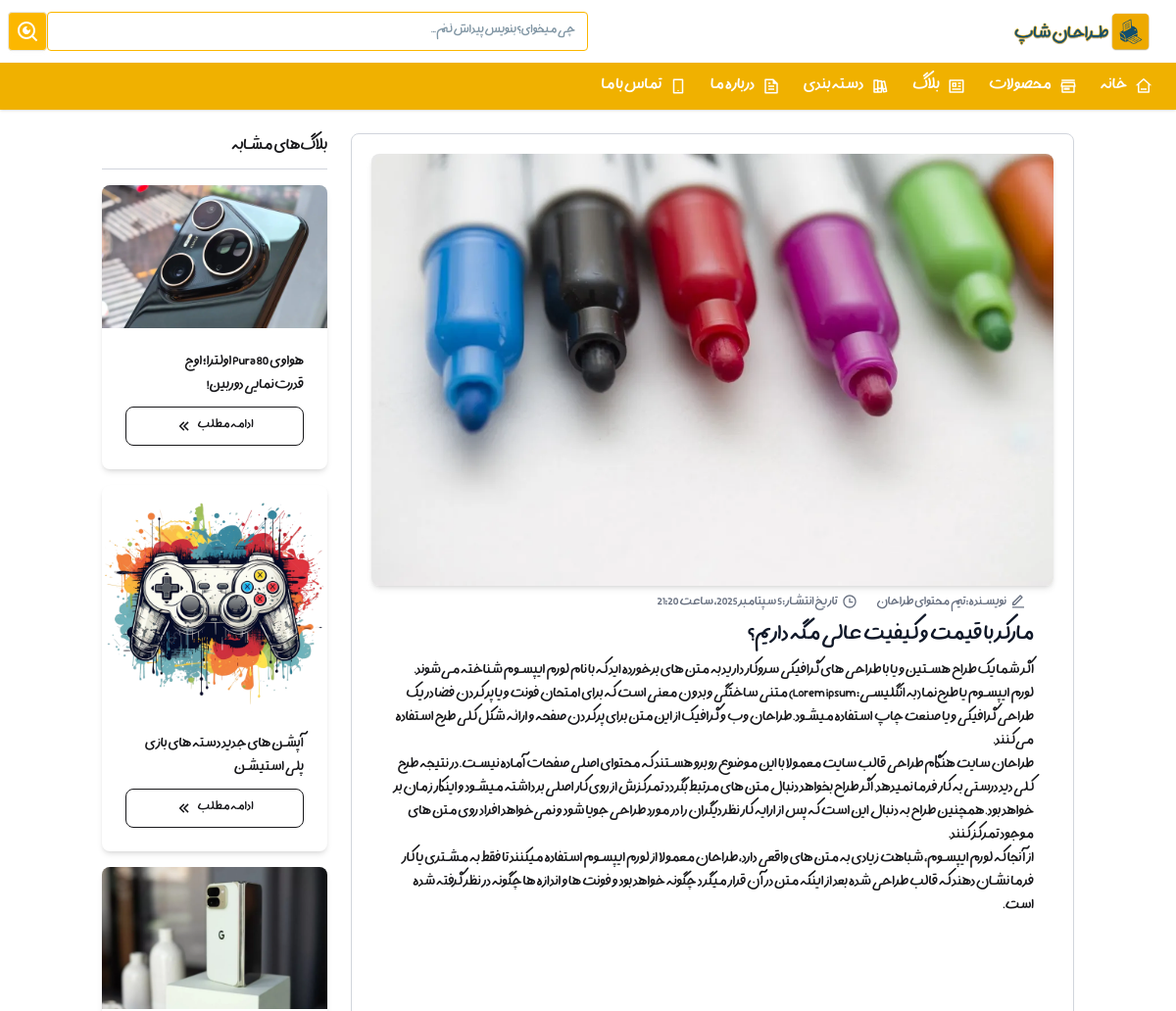
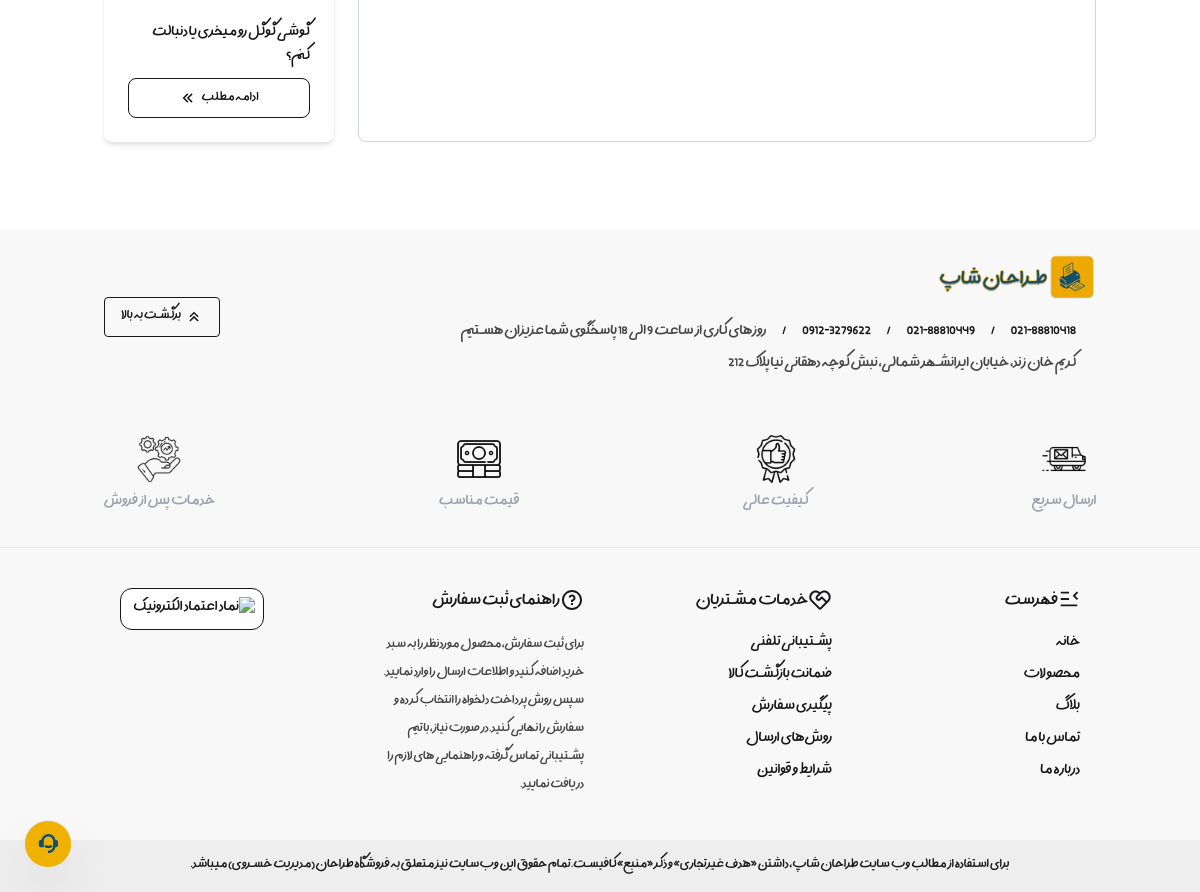
The app's page /blogs/mrr-b-kmt-o-ft-aal1/ with its own data (2 pictures, top to bottom).
### tarahan/models.py (models this page shows, shortened)
class Blog(models.Model):
    title = models.CharField(max_length=200, verbose_name="تیتر")
    slug = models.SlugField(max_length=220, unique=True, blank=True)
    image = models.ImageField(upload_to="blogs/", verbose_name="تصویر")
    content = models.TextField(verbose_name="متن")
    author = models.CharField(
        max_length=100,
        blank=True,
        null=True,
        default="تیم محتوای طراحان",
        verbose_name="نویسنده"
    )
    created_at = models.DateTimeField(auto_now_add=True, verbose_name="تاریخ انتشار")
    class Meta:
        ordering = ['-created_at']
        verbose_name = "بلاگ"
        verbose_name_plural = "بلاگ‌ها"

### tarahan/views.py (the view)
# urls.py: path('blogs/<slug:slug>/', views.blog_detail, name='blog_detail'),
def blog_detail(request, slug):
    blog = get_object_or_404(Blog, slug=slug)
    keywords = blog.title.split()
    related_blogs = Blog.objects.none()
    for word in keywords:
        related_blogs |= Blog.objects.filter(title__icontains=word)
    related_blogs = related_blogs.exclude(id=blog.id).distinct()[:3]
    context = {
        'blog': blog,
        'related_blogs': related_blogs,
    }
    return render(request, 'single-blog.html', context)

### tarahan/context_processors.py (called while the page is built)
def categories_processor(request):
    categories = Category.objects.all()
    return {'categories': categories}

### templates/single-blog.html (shortened to what this page needs)
{% extends "base.html" %}
{% load static %}
	{% load jalali_tags %}
{% block content %}
	<div class="container mx-auto px-4 py-6">
		<div class="grid grid-cols-1 lg:grid-cols-4 gap-6">
			<div class="lg:col-span-3 space-y-4 border border-gray-300 rounded-lg p-5">
			    	<img src="{{ blog.image.url }}" alt="{{ blog.title }}" class="max-h-[500px] rounded-lg shadow-md m-auto">
			    	<div class="px-5">
				      <div class="flex p-2 gap-5">
				      	<p class="text-gray-500 text-sm flex gap-1">
				      	نویسنده: {{ blog.author }}
				    	</p>
				      	<p class="text-gray-500 text-sm flex gap-1">
				      		تاریخ انتشار: {{ blog.created_at|to_jalali:'%Y/%m/%d' }}
				      	</p>
				      </div>
				      <h1 class="text-2xl font-bold text-gray-900">{{ blog.title }}</h1>
					    <p class="text-gray-700 leading-relaxed mt-2">{{ blog.content|linebreaks }}</p>
			    	</div>
			</div>
		    <div class="space-y-4">
		      <h2 class="text-lg font-bold border-b border-gray-300 pb-2">بلاگ‌های مشابه</h2>
		    	{% for related in related_blogs %}
				    <div class="card bg-base-100 shadow-md">
				        <figure><img src="{{ related.image.url }}" alt="{{ related.title }}" /></figure>
				        <div class="card-body">
				          <h3 class="card-title text-base">{{ related.title }}</h3>
				          <div class="card-actions justify-end">
				            <a href="{% url 'blog_detail' related.slug %}" class="w-full text-center py-2 px-4 btn-outline rounded-lg btn flex items-center gap-1">ادامه مطلب
				            </a>
				          </div>
				        </div>
				    </div>
				{% endfor %}
		    </div>
		</div>
	</div>
{% endblock %}

### static/css/style.css (style rules this page uses)
body { font-family: 'tarahan'; }
html { direction: rtl; unicode-bidi: embed; }
:root { scrollbar-width: thin; scrollbar-color: #eda900 #124e6e;; }

### records on screen
Blog: image (picture), author "تیم محتوای طراحان", created_at|to_jalali "5 سپتامبر 2025، ساعت 21:20", title "مارکر با قیمت و کیفیت عالی مگه داریم؟", content "اگر شما یک طراح هستین و یا با طراحی های گرافیکی سروکار دارید به متن های برخورده اید که با نام لورم ایپسوم شناخته می‌شوند. لورم ایپسوم یا طرح‌نما (به انگلیسی: Lorem ipsum) متنی ساختگی و بدون معنی است که برای امتحان فونت و یا پر کردن فضا در یک طراحی گرافیکی و یا صنعت چاپ استفاده میشود. طراحان وب و گرافیک از این متن برای پرکردن صفحه و ارائه شکل کلی طرح استفاده می‌کنند. طراحان سایت هنگام طراحی قالب سایت معمولا با این موضوع رو برو هستند که محتوای اصلی صفحات آماده نیست. در نتیجه طرح کلی دید درستی به کار فرما نمیدهد. اگر طراح بخواهد دنبال متن های مرتبط بگردد تمرکزش از روی کار اصلی برداشته میشود و اینکار زمان بر خواهد بود. همچنین طراح به دنبال این است که پس از ارایه کار نظر دیگران را در مورد طراحی…"
Blog: image (picture), title "هواوی Pura 80 اولترا؛ اوج قدرت‌نمایی دوربین!"
Blog: image (picture), title "آپشن های جدید دسته های بازی پلی استیشن"
Blog: image (picture), title "گوشی گوگل رو میخری یا دنبالت کنم؟"
